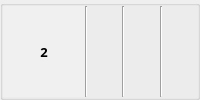
                      <widget class="QGroupBox" name="groupBox_11">
                       <property name="title">
                        <string/>
                       </property>
                       <layout class="QHBoxLayout" name="horizontalLayout_4">
                        <property name="spacing">
                         <number>0</number>
                        </property>
                        <property name="leftMargin">
                         <number>0</number>
                        </property>
                        <property name="topMargin">
                         <number>0</number>
                        </property>
                        <property name="rightMargin">
                         <number>0</number>
                        </property>
                        <property name="bottomMargin">
                         <number>0</number>
                        </property>
                        <item>
                         <widget class="QLabel" name="label_11">
                          <property name="minimumSize">
                           <size>
                            <width>82</width>
                            <height>0</height>
                           </size>
                          </property>
                          <property name="maximumSize">
                           <size>
                            <width>60</width>
                            <height>16777215</height>
                           </size>
                          </property>
                          <property name="font">
                           <font>
                            <family>나눔고딕</family>
                            <pointsize>10</pointsize>
                            <weight>75</weight>
                            <bold>true</bold>
                           </font>
                          </property>
                          <property name="styleSheet">
                           <string notr="true">background-color : rgb(240, 240, 240)</string>
                          </property>
                          <property name="text">
                           <string>2</string>
                          </property>
                          <property name="alignment">
                           <set>Qt::AlignCenter</set>
                          </property>
                         </widget>
                        </item>
                        <item>
                         <widget class="Line" name="line_2">
                          <property name="orientation">
                           <enum>Qt::Vertical</enum>
                          </property>
                         </widget>
                        </item>
                        <item>
                         <widget class="QLabel" name="nielsen_TV_Programme2">
                          <property name="font">
                           <font>
                            <family>나눔고딕</family>
                            <pointsize>10</pointsize>
                           </font>
                          </property>
                          <property name="text">
                           <string/>
                          </property>
                          <property name="margin">
                           <number>0</number>
                          </property>
                         </widget>
                        </item>
                        <item>
                         <widget class="Line" name="line_24">
                          <property name="orientation">
                           <enum>Qt::Vertical</enum>
                          </property>
                         </widget>
                        </item>
                        <item>
                         <widget class="QLabel" name="nielsen_TV_Broadcast2">
                          <property name="maximumSize">
                           <size>
                            <width>200</width>
                            <height>16777215</height>
                           </size>
                          </property>
                          <property name="font">
                           <font>
                            <family>나눔고딕</family>
                            <pointsize>10</pointsize>
                           </font>
                          </property>
                          <property name="text">
                           <string/>
                          </property>
                          <property name="margin">
                           <number>0</number>
                          </property>
                         </widget>
                        </item>
                        <item>
                         <widget class="Line" name="line_13">
                          <property name="orientation">
                           <enum>Qt::Vertical</enum>
                          </property>
                         </widget>
                        </item>
                        <item>
                         <widget class="QLabel" name="nielsen_TV_Audience2">
                          <property name="maximumSize">
                           <size>
                            <width>150</width>
                            <height>16777215</height>
                           </size>
                          </property>
                          <property name="font">
                           <font>
                            <family>나눔고딕</family>
                            <pointsize>10</pointsize>
                           </font>
                          </property>
                          <property name="text">
                           <string/>
                          </property>
                          <property name="alignment">
                           <set>Qt::AlignCenter</set>
                          </property>
                         </widget>
                        </item>
                       </layout>
                      </widget>
